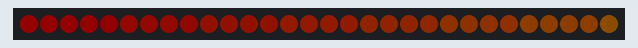
Simulated run of this sketch. Board: Arduino Uno, built with avr-gcc and run on an emulated ATmega328P. Shown: 30 RGB LEDs in strip order, left to right. Dim RGB values are drawn brighter than linear.

Above: at 0.01 s.
At 1.78 s:
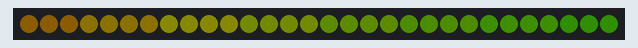
At 3.55 s:
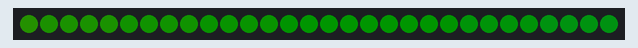
At 7.1 s:
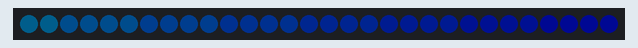
At 10.65 s:
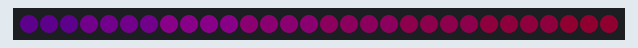
At 14.3 s:
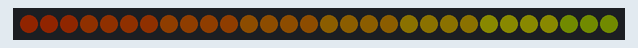

Measured:
- by itself, everything shown: repeats every 13.4 s, in 256 steps

The sketch:

blink.ino
```cpp
#include <Adafruit_NeoPixel.h>

// Define the pin and number of LEDs
#define LED_PIN 6
#define LED_COUNT 30
#define MAX_BRIGHTNESS 20

Adafruit_NeoPixel strip(LED_COUNT, LED_PIN, NEO_GRB + NEO_KHZ800);

uint32_t Wheel(byte WheelPos)
{
    WheelPos = 255 - WheelPos;
    if (WheelPos < 85)
    {
        return strip.Color(255 - WheelPos * 3, 0, WheelPos * 3);
    }
    else if (WheelPos < 170)
    {
        WheelPos -= 85;
        return strip.Color(0, WheelPos * 3, 255 - WheelPos * 3);
    }
    else
    {
        WheelPos -= 170;
        return strip.Color(WheelPos * 3, 255 - WheelPos * 3, 0);
    }
}

void setup()
{
    strip.begin();
    strip.show(); // Turn off all LEDs
    strip.setBrightness(MAX_BRIGHTNESS);
}

void loop()
{
    for (int j = 0; j < 256; j++)
    {
        for (int i = 0; i < strip.numPixels(); i++)
        {
            strip.setPixelColor(i, Wheel((i + j) & 255));
        }
        strip.show();
        delay(50);
    }
}
```
